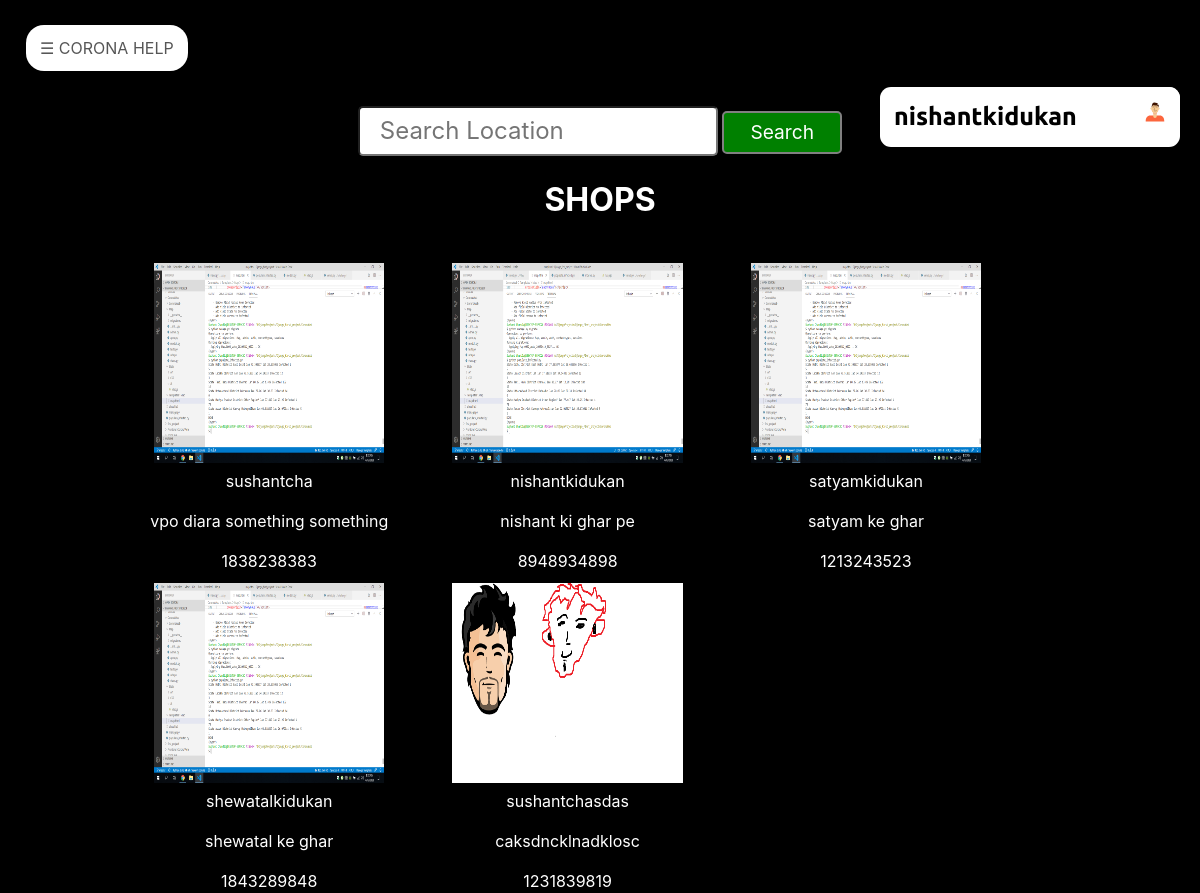
Screenshot of /shop/ (signed in) with the database file from the repository.
### Shop/models.py (models this page shows, shortened)
class ShopRegistration(models.Model):
    user = models.OneToOneField(User, on_delete=models.CASCADE)
    address = models.CharField(max_length=256,blank=False)
    shop_pic = models.ImageField(upload_to='shopimage',blank=False)
    phone_number=models.CharField(max_length=10)

### Shop/views.py (the view)
# urls.py: path('shop/',views.shop,name='shop'),
def shop(request):
    if request.method == 'POST':
        if request.POST.get("q")!=None:
            data=ShopRegistration.objects.filter(address__contains=request.POST.get("q"))
            return render(request,'Shop/shop.html',{'shops':data,'orderplaced':False})
        usernameg=request.POST.get('username')
        order_detailsg=request.POST.get('order')
        phone_numberg=request.POST.get('userContact')
        addressg=request.POST.get('userAddress')
        shopnumber=request.POST.get('shopnumber')
        print(order_detailsg)
        if len(ShopRegistration.objects.all().filter(phone_number=shopnumber))==1:
            orders.objects.get_or_create(shop=ShopRegistration.objects.all().get(phone_number=shopnumber),
            username=usernameg ,  order_details=order_detailsg , address=addressg , phone_number=phone_numberg)
            data=ShopRegistration.objects.all()
            return render(request,'Shop/shop.html',{'shops':data,'orderplaced':True})
    else:
        data=ShopRegistration.objects.all()
        return render(request,'Shop/shop.html',{'shops':data,'orderplaced':False})

### Shop/context_processors.py (called while the page is built)
def checkforshopkeper(request):
    shopkeper=False
    if request.user.is_authenticated:
        if len(ShopRegistration.objects.filter(user=request.user))==1:
            shopkeper=True
    return {'shopkeper':shopkeper}

### Templates/Shop/shop.html (shortened to what this page needs)
{% extends 'base.html' %}
{% load static %}
{% block head_block %}
<link rel="stylesheet"  href="https://cdnjs.cloudflare.com/ajax/libs/fullPage.js/3.0.8/fullpage.min.css">
<link rel="stylesheet" type="text/css" href="{% static 'CSS/shop.css' %}">
 {% endblock  %}
 {% block body_block %}
	<div id="fullpage">
			<div class="section sections firstSection">
                <div class="searchLocationDiv">
					<form class="orderForm" method="POST"  action="{% url 'shop:shop' %}">
                	<input type="text" class="searchLocation" id = "searchLocation" name="q" placeholder="Search Location">
					<button type="submit" class="orderSubmitButton" style="max-width:10%;" id="orderSubmitButton">Search</button>
					</form>
                </div>
                <div class="shopImageContainerDiv">
                	<div class="shopImageHeader">
                		<b>SHOPS</b>
                	</div>
					{% if shops %}
					{% for s in shops %}
                	<div class="imageContainers"
					{% if user.is_authenticated %}
					onclick="order({{ s.phone_number }})"
					{% else %}
					onclick='showtoast()'
					{% endif %}
					>
                			<input type="image" class="shopImages" id="imageShop1" src="{{ s.shop_pic.url }}" >
                		<div class="shopNames" id = "shopName1">
                			<p>{{ s.user.username }}</p>
                		</div>
                		<div class="shopAddress" id="shopaddress1">
                			<p>{{ s.address }}</p>
                		</div>
                		<div class="contactNumber" id="contactNumber1">
                			{{ s.phone_number }}
                		</div>
                	</div>
					{% endfor %}
					{% endif  %}
                </div>
			</div>
		</div>
 {% endblock  %}

### Templates/base.html (shortened to what this page needs)
<!DOCTYPE html>
{% load static %}
<html lang="en">
<head>
    <link rel="stylesheet" href="https://maxcdn.bootstrapcdn.com/bootstrap/4.4.1/css/bootstrap.min.css">
    <link rel="stylesheet" type="text/css" href="{% static 'CSS/base.css' %}" />
    {% block head_block %}
    {% endblock %}
</head>
<body>
    <div id="main" style="position: relative; top: 0px;z-index:5;">
        <button class="openbtn" onclick="openNav()">&#9776; CORONA HELP</button>
        </div>
    {% if user.is_authenticated  %}
          <div class="registerbtn" style="position: relative;z-index: 6;top: -8%;right: 0px;" >
            <a class="gradient-b" href=""><b>{{ user.username }}</b></a>
            <div class="dropdown">
            <img class="gradient-bi" src={% static 'Art/profile.svg' %} onclick="dropdown()"></img>
                </div>
        </div>
    {% endif %}
    {% block body_block %}
    {% endblock %}
</body>
</html>

### Static/CSS/base.css (style rules this page uses)
.openbtn { font-size: 16px; cursor: pointer; position: relative; background-color: #fff; color: #000000a9; padding-top: 11px; padding-bottom: 11px; padding-left: 14px; padding-right: 14px; border: none; margin-top: 9px; border-radius: 18px; margin-left: 10px; z-index: 2; }
.gradient-b { font-family: "Ubuntu", sans-serif; font-size: 25px; width: auto ; min-width: 300px; text-align: center; background-color: white ; color : black; border-radius: 11px; cursor: pointer; position: absolute; right: 20px; margin-top: 0%; text-decoration: none; padding-top: 11px; align-self: start; text-align: start; padding-bottom: 11px; padding-left: 14px; padding-right: 14px; z-index: 2; }
.gradient-bi { font-size: 25px; width: 50px; height: 50px; text-align: center; background-color: white ; color : black; border-radius: 11px; cursor: pointer; position: absolute; right: 20px; margin-top: 0%; text-decoration: none; padding-top: 11px; padding-bottom: 11px; padding-left: 14px; padding-right: 14px; z-index: 2; }
#main { transition: margin-left .5s; padding: 0px; position: relative; z-index: 2; }

### Static/CSS/shop.css (style rules this page uses)
body { background-color : black !important; color: white; }
.imageContainers { cursor: pointer; margin: 10px; }
.orderForm { width: 100%; height: 90%; }
.orderSubmitButton { margin-top: 2%; width: 30%; height: auto; padding: 5px; color: white; font-size: 120%; background-color: green; border: solid grey 2px; border-radius: 5px; }
#main { position: relative !important; top: 0px !important; transition: margin-left .5s; padding: 16px; background: transparent; color: white; }
.searchLocationDiv { width: 100%; text-align: center; }
.searchLocation { background-color: white; width: 30%; font-size: 150%; border-radius: 5px; margin: 0 auto !important; padding: 5px; padding-left: 20px !important; }
.shopImageContainerDiv { text-align: center; width: 80%; margin: 0 auto !important; }
.shopImageHeader { padding: 10px; text-align: center; font-size: 200%; margin-top: 10px; }
.imageContainers { width: 29%; padding:2%; height: 300px; float: left; }
.shopImages { width:96%; height: 200px !important; }

### rows the page displays
ShopRegistration: user.username "sushantcha", address "vpo diara something something", phone_number "1838238383"
ShopRegistration: user.username "nishantkidukan", phone_number "8948934898"
ShopRegistration: user.username "satyamkidukan", address "satyam ke ghar", phone_number "1213243523"
ShopRegistration: user.username "shewatalkidukan", address "shewatal ke ghar", phone_number "1843289848"
ShopRegistration: user.username "sushantchasdas", address "caksdncklnadklosc", phone_number "1231839819"

### other values shown
{{ user.username }} "nishantkidukan"
